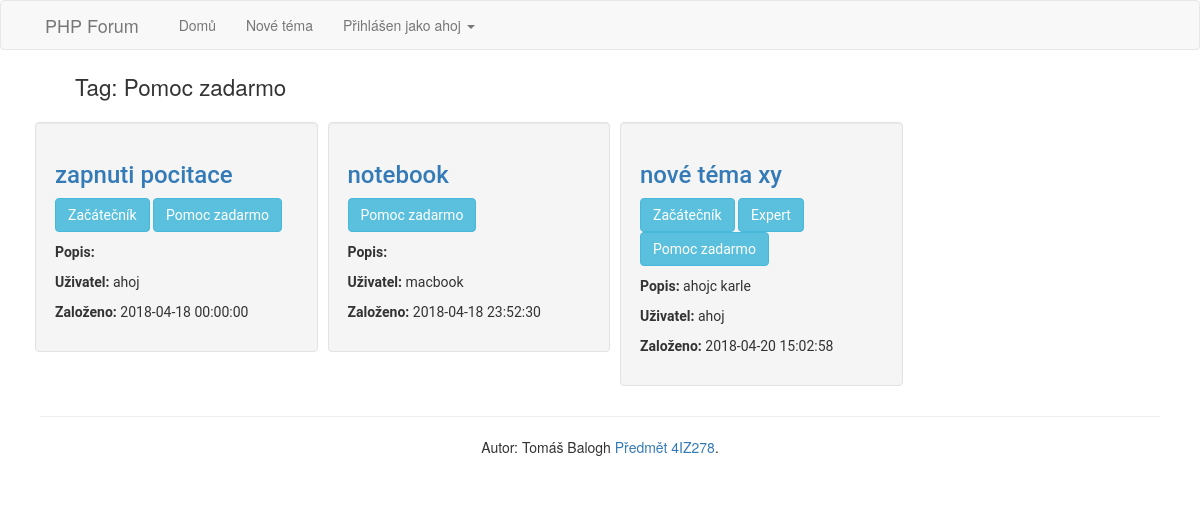
/tags.php?tags_id=5 (signed in), run on the app's committed database.
### tables this page shows
CREATE TABLE `users` (
  `id_user` int(8) UNSIGNED NOT NULL,
  `username` varchar(255) NOT NULL,
  `password` varchar(255) NOT NULL
);

CREATE TABLE `tags` (
  `id` int(11) UNSIGNED NOT NULL,
  `tags_name` varchar(100) NOT NULL
);

CREATE TABLE `topics` (
  `topic_id` int(11) UNSIGNED NOT NULL,
  `topic_name` varchar(255) NOT NULL,
  `topic_description` text NOT NULL,
  `topic_date` datetime NOT NULL,
  `topic_cat` int(8) UNSIGNED NOT NULL,
  `topic_by` int(8) UNSIGNED NOT NULL
);

### user_required.php (called while the page is built, shortened)
<?php
$stmt = $db->prepare("SELECT * FROM users WHERE id_user = ? LIMIT 1");
$stmt->execute(array($_SESSION["user_id"]));
$current_user = $stmt->fetchAll()[0];
?>

### tags.php (the view, shortened to what this page needs)
<?php
require 'db.php';
require 'user_required.php';
$stmt_tag = $db->prepare("SELECT * FROM tags WHERE id=?");
$stmt_tag->execute(array($_GET['tags_id']));
$tag = $stmt_tag->fetch();
$stmt_top = $db->prepare("
select tags.id, tags.tags_name, topics.topic_id, topics.topic_name, topics.topic_description, topics.topic_date, topics.topic_by, users.username as users from tags join tag_topic on tag_topic.tag = tags.id join topics on topics.topic_id = tag_topic.topic join users on topics.topic_by = users.id_user where tags.id = ? ORDER by topics.topic_date
");
$stmt_top->execute(array($_GET['tags_id']));
$topics = $stmt_top->fetchAll();
?>
<!DOCTYPE html>
<html>
<head>
    <?php include 'head_bootstrap.php' ?>
</head>
<body>
<?php include 'navbar.php' ?>
<div class="setup">
    <div class="container-fluid">
        <ul id="menu">
            <li>Tag: <?= $tag['tags_name'] ?></li>
        </ul>
    </div>
    <div class="container-fluid">
        <?php foreach ($topics as $row) { ?>
            <div class="col-md-3 well" id="div_topic">
                <h3><a href='topics_detail.php?topic_id=<?= $row['topic_id'] ?>'><?= $row['topic_name'] ?></a></h3>
                <?php
                $stmt_tags = $db->prepare("select tags_name, topics.topic_name from tags join tag_topic on tag_topic.tag = tags.id JOIN topics on topics.topic_id = tag_topic.topic where topics.topic_id = ?");
                $stmt_tags->execute(array($row['topic_id']));
                $tags = $stmt_tags->fetchAll();
                ?>
                <?php
                if ($tags){
                    foreach ($tags as $tag) { ?>
                        <button type="button" class="btn btn-info"><?= $tag['tags_name'] ?></button>
                    <?php } }
                else {
                    ?>
                    <button type="button" class="btn btn-danger"> Žádné tagy</button>
                <?php  }
                ?>
                <p><b>Popis: </b> <?= substr($row['topic_description'], 0, 50) ?> <?= strlen($row['topic_description']) > 50 ? "..." : "" ?></p>
                <p><b>Uživatel: </b><?= $row['users'] ?></p>
                <p><b>Založeno: </b><?= $row['topic_date'] ?></p>
            </div>
        <?php } ?>
    </div>
    <?php include 'footer.php' ?>
</body>
</html>

### navbar.php (shortened to what this page needs)
<nav class="navbar navbar-default">
    <div class="container">
        <ul class="nav navbar-nav" id="horizontal">
            <li class="navbar-brand active" >PHP Forum</li>
            <li><a href="index.php">Domů</a></li>
            <li><a href="new_topic.php">Nové téma</a></li>
                <li class="dropdown">
                    <a data-toggle="dropdown" href="#" aria-haspopup="true" aria-expanded="false">Přihlášen jako <?= $current_user['username'] ?>
                        <span class="caret"></span></a>
                </li>
        </ul>
    </div>
</nav>

### style.css (style rules this page uses)
.navbar-nav { position: absolute; }
#div_topic { font-family: roboto; margin: 10px 10px 0px 0px; }
.container a { text-decoration: none; }
#horizontal { display: inline; list-style-type: none; }
.well { padding: 0px; }
.setup { margin: 20px 20px 20px 20px; }
#menu li { font-size: 1.6em; display: inline; }

### data on the page
users: username "ahoj"
tags: tags_name "Pomoc zadarmo", topics.topic_name "zapnuti pocitace", users.username "ahoj", topics.topic_date "2018-04-18 00:00:00", topics.topic_name "notebook", users.username "macbook", topics.topic_date "2018-04-18 23:52:30", topics.topic_name "nové téma xy", topics.topic_description "ahojc karle", topics.topic_date "2018-04-20 15:02:58"
tags: tags_name "Začátečník"
tags: tags_name "Expert"
